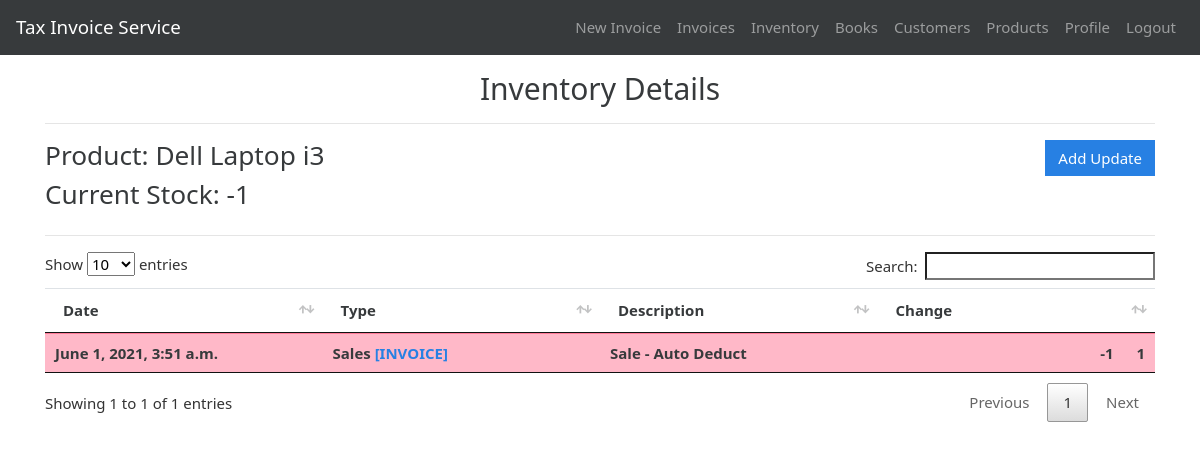
The app's page /inventory/3 (signed in) with its own data.
### gstbillingapp/models.py (models this page shows, shortened)
class Inventory(models.Model):
    user = models.ForeignKey(User, null=True, blank=True, on_delete=models.SET_NULL)
    product = models.ForeignKey(Product, null=True, blank=True, on_delete=models.SET_NULL)
    current_stock = models.IntegerField(default=0)
    alert_level = models.IntegerField(default=0)
    last_log = models.ForeignKey(InventoryLog, null=True, blank=True, default=None, on_delete=models.SET_NULL)

class Product(models.Model):
    user = models.ForeignKey(User, null=True, blank=True, on_delete=models.SET_NULL)
    product_name = models.CharField(max_length=200)
    product_hsn = models.CharField(max_length=50, null=True, blank=True)
    product_unit = models.CharField(max_length=50)
    product_gst_percentage = models.FloatField()
    product_rate_with_gst = models.FloatField()
    def __str__(self):
        return str(self.product_name)

class InventoryLog(models.Model):
    user = models.ForeignKey(User, null=True, blank=True, on_delete=models.SET_NULL)
    product = models.ForeignKey(Product, null=True, blank=True, on_delete=models.SET_NULL)
    date = models.DateTimeField(default=datetime.now, blank=True, null=True)
    last_modified = models.DateTimeField(auto_now=True)
    change = models.IntegerField(default=0)
    CHANGE_TYPES = [
        (0, 'Other'),
        (1, 'Purchase'),
        (2, 'Production'),
        (4, 'Sales'),
    ]
    change_type = models.IntegerField(choices=CHANGE_TYPES, default=0)
    associated_invoice = models.ForeignKey(Invoice, blank=True, null=True, default=None, on_delete=models.SET_NULL)
    description = models.TextField(max_length=600, blank=True, null=True)

### gstbillingapp/views.py (the view)
# urls.py: path('inventory/<int:inventory_id>', views.inventory_logs, name='inventory_logs'),
@login_required
def inventory_logs(request, inventory_id):
    context = {}
    inventory = get_object_or_404(Inventory, id=inventory_id, user=request.user)
    inventory_logs = InventoryLog.objects.filter(user=request.user, product=inventory.product).order_by('-id')
    context['inventory'] = inventory
    context['inventory_logs'] = inventory_logs
    return render(request, 'gstbillingapp/inventory_logs.html', context)

### gstbillingapp/templates/gstbillingapp/inventory_logs.html (shortened to what this page needs)
{% extends "gstbillingapp/base.html" %}
{% load static %}
{% block content %}
<h2 class="text-center m-1">Inventory Details</h2>
<hr>
<div class="row">
	<div class="col">
		<h3>Product: {{inventory.product}}</h3>
		<h3>Current Stock: {{inventory.current_stock}}</h3>
	</div>
	<div class="col">
		<a href="{% url 'inventory_logs_add' inventory.id %}" id="add_customer_btn"><button type="button" class="btn btn-primary">Add Update</button></a>
	</div>
</div>
<hr>
<table class="table table-hover font-weight-bold" id="inventory-logs-table">
	<thead>
		<tr>
			<th>Date</th>
			<th>Type</th>
			<th>Description</th>
			<th>Change</th>
		</tr>
	</thead>
	<tbody class="two-col-form">
		{% for item in inventory_logs %}
		<tr class="{% if item.change < 0 %}table-danger{% else %}table-success{%endif%}">
			<td>{{item.date}}</td>
			<td>{{item.get_change_type_display}} {% if item.associated_invoice %}<a href="{% url 'invoice_viewer' item.associated_invoice.id %}">[INVOICE]</a>{% endif %}</td>
			<td>{{item.description}}</td>
			<td class="text-right">{{item.change}} &emsp; {{inventory.product.product_unit}}</td>
		{% endfor %}
	</tbody>
</table>
{% endblock %}

### gstbillingapp/static/gstbillingapp/main.css (style rules this page uses)
.two-col-form td, .two-col-form th { width: 25%; }
#add_customer_btn, #add_product_btn { float: right; }

### records on screen
Inventory: product "Dell Laptop i3", current_stock "-1", product.product_unit "1"
InventoryLog: date "June 1, 2021, 3:51 a.m.", change_type "Sales", shows "[INVOICE]", description "Sale - Auto Deduct", change "-1"
